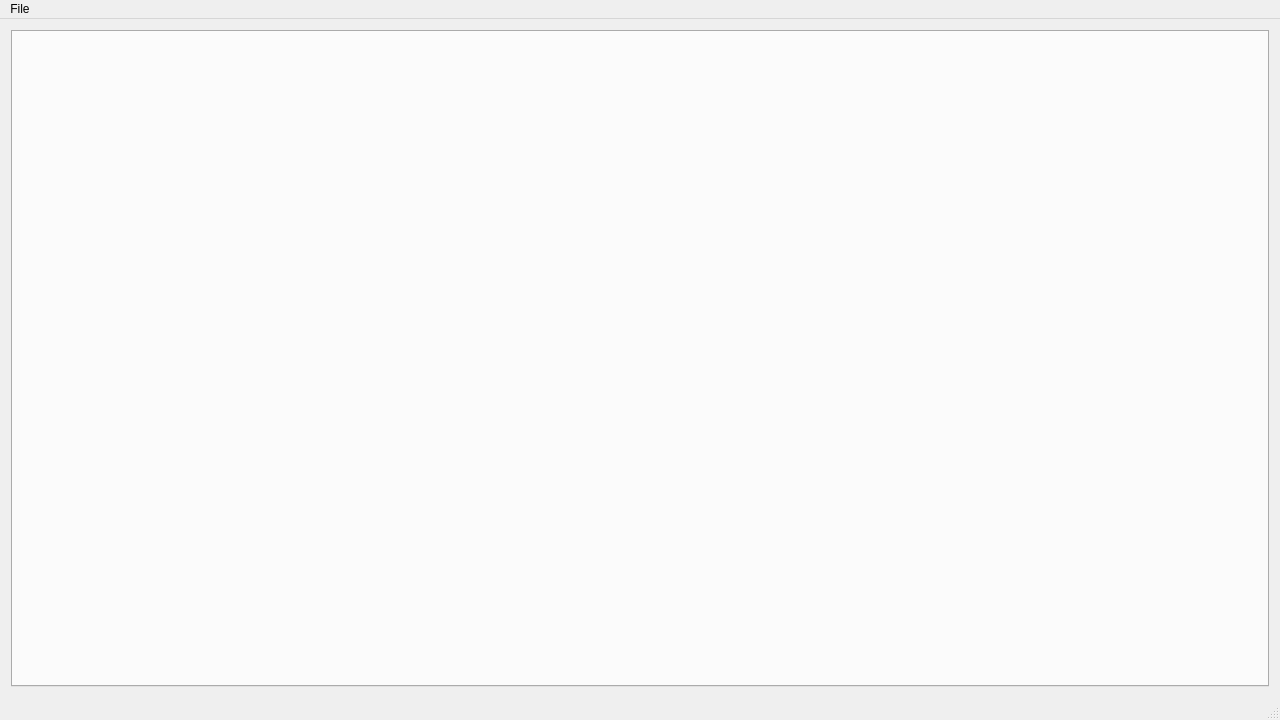
<?xml version="1.0" encoding="UTF-8"?>
<ui version="4.0">
 <class>MainWindow</class>
 <widget class="QMainWindow" name="MainWindow">
  <property name="enabled">
   <bool>true</bool>
  </property>
  <property name="geometry">
   <rect>
    <x>0</x>
    <y>0</y>
    <width>1280</width>
    <height>720</height>
   </rect>
  </property>
  <property name="windowTitle">
   <string>Translation GUI for RpgPlus</string>
  </property>
  <widget class="QWidget" name="centralWidget">
   <layout class="QVBoxLayout" name="verticalLayout">
    <item>
     <widget class="QTabWidget" name="tabWidget">
      <property name="currentIndex">
       <number>-1</number>
      </property>
      <property name="tabsClosable">
       <bool>true</bool>
      </property>
      <property name="movable">
       <bool>true</bool>
      </property>
     </widget>
    </item>
   </layout>
  </widget>
  <widget class="QMenuBar" name="menuBar">
   <property name="geometry">
    <rect>
     <x>0</x>
     <y>0</y>
     <width>1280</width>
     <height>21</height>
    </rect>
   </property>
   <widget class="QMenu" name="menuFile">
    <property name="title">
     <string>File</string>
    </property>
    <addaction name="actionNew"/>
    <addaction name="actionOpen"/>
    <addaction name="actionSave"/>
    <addaction name="separator"/>
    <addaction name="actionClose"/>
   </widget>
   <addaction name="menuFile"/>
  </widget>
  <widget class="QStatusBar" name="statusBar"/>
  <action name="actionNew">
   <property name="text">
    <string>New</string>
   </property>
  </action>
  <action name="actionOpen">
   <property name="text">
    <string>Open</string>
   </property>
  </action>
  <action name="actionSave">
   <property name="text">
    <string>Save</string>
   </property>
  </action>
  <action name="actionClose">
   <property name="text">
    <string>Close</string>
   </property>
  </action>
 </widget>
 <layoutdefault spacing="6" margin="11"/>
 <resources/>
 <connections/>
</ui>
